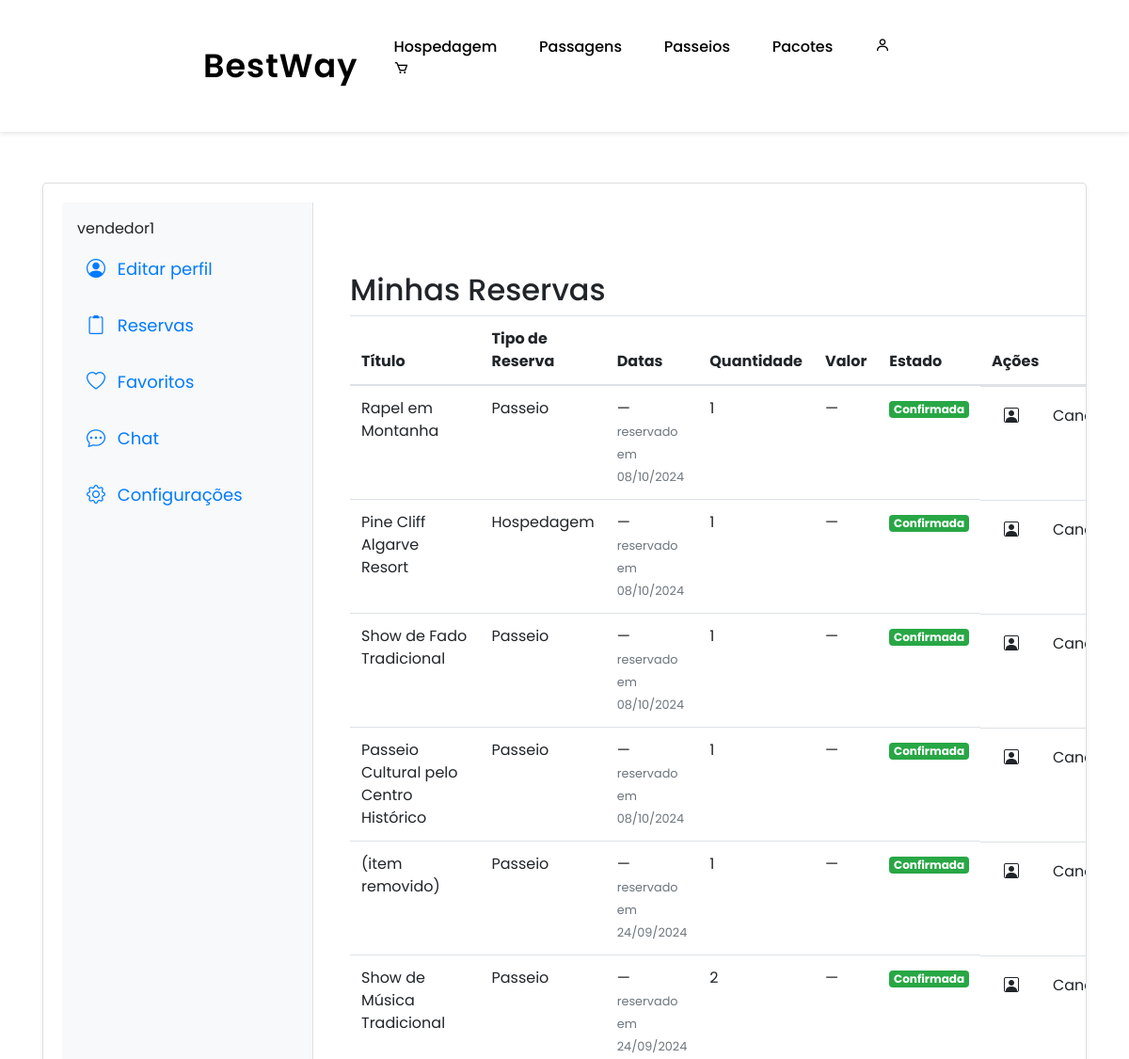
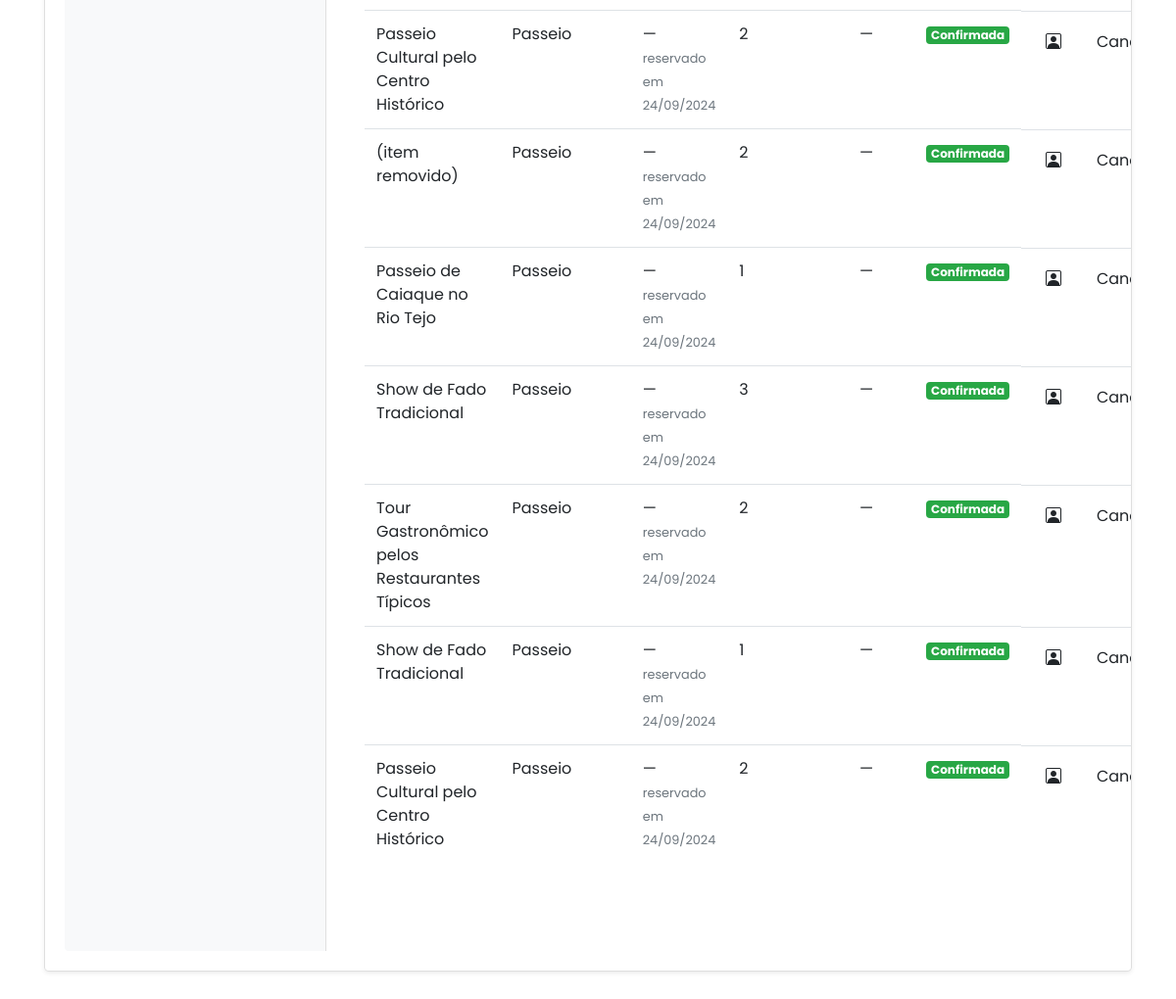
The page /public/reservas.php (signed in) on the database its author committed (2 pictures, top to bottom).
### tables this page shows
CREATE TABLE `t_user` (
  `id` int(11) NOT NULL,
  `nick` varchar(20) NOT NULL,
  `nome` varchar(100) NOT NULL,
  `email` varchar(50) NOT NULL,
  `nome_marca` varchar(150) NOT NULL DEFAULT '',
  `biografia` text DEFAULT NULL,
  `data_nasc` varchar(10) DEFAULT NULL,
  `pass` varchar(255) NOT NULL,
  `foto` varchar(50) DEFAULT NULL,
  `tipo_user` int(11) NOT NULL DEFAULT 0,
  `notificacoes_ofertas` tinyint(1) NOT NULL DEFAULT 1,
  `tipo_antes_bloqueio` int(11) DEFAULT NULL,
  `email_confirmado` tinyint(1) NOT NULL DEFAULT 0
);

CREATE TABLE `t_reservas` (
  `id` int(11) NOT NULL,
  `item_id` int(11) NOT NULL,
  `user_id` int(11) NOT NULL,
  `tipo_reserva` enum('atividade','voo','hospedagem','pacote') NOT NULL,
  `data_reserva` date NOT NULL,
  `quantidade` int(11) NOT NULL,
  `data_inicio` date DEFAULT NULL,
  `data_fim` date DEFAULT NULL,
  `preco_unitario` decimal(10,2) DEFAULT NULL,
  `preco_total` decimal(10,2) DEFAULT NULL,
  `estado` enum('confirmada','cancelada') NOT NULL DEFAULT 'confirmada'
);

### config/reservas.php (called while the page is built, shortened)
<?php
function reserva_sql_vendedor($r)
{
    return "CASE $r.tipo_reserva
        WHEN 'atividade' THEN (SELECT id_user FROM t_artigo WHERE id = $r.item_id)
        WHEN 'hospedagem' THEN (SELECT id_user FROM t_hospedagem WHERE id = $r.item_id)
        WHEN 'pacote' THEN (SELECT id_user FROM t_pacotes WHERE id = $r.item_id)
    END";
}
function reserva_sql_titulo($r)
{
    return "CASE $r.tipo_reserva
        WHEN 'atividade' THEN (SELECT titulo FROM t_artigo WHERE id = $r.item_id)
        WHEN 'hospedagem' THEN (SELECT nome FROM t_hospedagem WHERE id = $r.item_id)
        WHEN 'pacote' THEN (SELECT titulo FROM t_pacotes WHERE id = $r.item_id)
        WHEN 'voo' THEN (SELECT CONCAT(airline, ' ', flight_number) FROM t_voos WHERE id = $r.item_id)
    END";
}
function reserva_tipo_nome($tipo)
{
    return ['atividade' => 'Passeio', 'hospedagem' => 'Hospedagem', 'pacote' => 'Pacote', 'voo' => 'Voo'][$tipo] ?? $tipo;
}
function reserva_data($texto)
{
    $data = DateTimeImmutable::createFromFormat('!Y-m-d', $texto);
    return ($data && $data->format('Y-m-d') === $texto) ? $data : null;
}
function reserva_formatar_data($texto)
{
    $data = reserva_data($texto);
    return $data ? $data->format('d/m/Y') : '—';
}
function reserva_formatar_periodo($inicio, $fim)
{
    if (!$inicio) {
        return '—';
    }
    return $fim && $fim !== $inicio
        ? reserva_formatar_data($inicio) . ' a ' . reserva_formatar_data($fim)
        : reserva_formatar_data($inicio);
}
function reserva_formatar_preco($valor)
{
    return $valor === null ? '—' : number_format((float) $valor, 2, ',', '.') . ' €';
}

### public/reservas.php (the view, shortened to what this page needs)
<?php
include '../config/reservas.php';
$user_id = $_SESSION['id'];
$sql_user = "SELECT nome FROM t_user WHERE id = ?";
$stmt_user = $ligacao->prepare($sql_user);
$stmt_user->bind_param("i", $user_id);
$stmt_user->execute();
$result_user = $stmt_user->get_result();
$linha = $result_user->fetch_assoc();
$sql = "SELECT r.id, r.item_id, r.tipo_reserva, r.data_reserva, r.quantidade,
        r.data_inicio, r.data_fim, r.preco_total, r.estado,
        (r.estado = 'confirmada' AND (r.data_inicio IS NULL OR r.data_inicio > CURDATE())) AS pode_cancelar,
        " . reserva_sql_vendedor('r') . " AS vendedor_id,
        " . reserva_sql_titulo('r') . " AS titulo
        FROM t_reservas r
        WHERE r.user_id = ?
        ORDER BY r.data_reserva DESC, r.id DESC";
$stmt = $ligacao->prepare($sql);
$stmt->bind_param("i", $user_id);
$stmt->execute();
$result = $stmt->get_result();
?>
<!DOCTYPE html>
<html lang="pt">
<head>
    <link rel="stylesheet" href="../assets/css/style.css">
    <link rel="stylesheet" href="../assets/css/styleperfil.css">
    <link href="https://cdn.jsdelivr.net/npm/bootstrap-icons/font/bootstrap-icons.css" rel="stylesheet">
    <link href="https://cdn.jsdelivr.net/npm/bootstrap@4.5.0/dist/css/bootstrap.min.css" rel="stylesheet">
    <link rel="stylesheet" href="https://unpkg.com/boxicons@latest/css/boxicons.min.css">
</head>
<body>
<?php $cabecalho_escuro = true; include __DIR__ . '/../views/partials/header.php'; ?>
<br><br><br><br><br><br>
<div class="container light-style flex-grow-1 container-p-y">
    <div class="card shadow-sm rounded-lg">
        <div class="row no-gutters">
            <div class="col-md-3 p-3 bg-light rounded-left menu-container">
                <nav class="menu">
                    <?php echo htmlspecialchars($linha['nome']); ?>
                    <a class="menu-item" href="perfil.php#account-general"><i class="bi bi-person-circle"></i> Editar perfil</a>
                    <a class="menu-item" href="reservas.php"><i class="bi bi-clipboard2"></i> Reservas</a>
                    <a class="menu-item" href="favoritos.php"><i class="bi bi-heart"></i> Favoritos</a>
                    <a class="menu-item" href="chat.php"><i class="bi bi-chat-dots"></i> Chat</a>
                    <a class="menu-item" href="configuracoes.php"><i class="bi bi-gear"></i> Configurações</a>
                </nav>
            </div>
            <div class="col-md-9 p-4">
                <div class="container light-style">
                    <h2>Minhas Reservas</h2>
                    <?php if (isset($result) && $result->num_rows > 0): ?>
                        <table class="table table-hover">
                            <thead>
                                <tr>
                                    <th>Título</th>
                                    <th>Tipo de Reserva</th>
                                    <th>Datas</th>
                                    <th>Quantidade</th>
                                    <th>Valor</th>
                                    <th>Estado</th>
                                    <th>Ações</th>
                                </tr>
                            </thead>
                            <tbody>
                            <?php while ($row = $result->fetch_assoc()): ?>
                                <tr>
                                    <td><?php echo htmlspecialchars($row['titulo'] ?? '(item removido)'); ?></td>
                                    <td><?= htmlspecialchars(reserva_tipo_nome($row['tipo_reserva'])) ?></td>
                                    <td>
                                        <?= reserva_formatar_periodo($row['data_inicio'], $row['data_fim']) ?>
                                        <br><small class="text-muted">reservado em <?= reserva_formatar_data($row['data_reserva']) ?></small>
                                    </td>
                                    <td><?php echo htmlspecialchars($row['quantidade']); ?></td>
                                    <td><?= reserva_formatar_preco($row['preco_total']) ?></td>
                                    <td><?= $row['estado'] == 'cancelada' ? '<span class="badge badge-secondary">Cancelada</span>' : '<span class="badge badge-success">Confirmada</span>' ?></td>
                                    <td style="display: flex; gap: 10px;">
                                        <a href="perfil_vendedor.php?user_id=<?php echo (int) $row['vendedor_id']; ?>" class="btn "><i class="bi bi-person-square"></i></a>
                                        <?php if ($row['pode_cancelar']): ?>
                                        <button type="button" class="btn btn-delete" data-toggle="modal" data-target="#confirmDeleteModal" data-reserva-id="<?php echo $row['id']; ?>">
                                            Cancelar
                                        </button>
                                        <?php endif; ?>
                                    </td>
                                </tr>
                            <?php endwhile; ?>
                            </tbody>
                        </table>
                    <?php else: ?>
                        <p>Nenhuma reserva encontrada.</p>
                    <?php endif; ?>
                </div>
            </div>
        </div>
    </div>
</div>
</body>
</html>

### assets/css/style.css (style rules this page uses)
* { padding: 0; margin: 0; box-sizing: border-box; font-family: "Poppins", sans-serif; text-decoration: none; list-style: none; scroll-behavior: smooth; }
:root { --bg-color: #fff; --text-color: #221314; --second-color: #4169e1; --main-color: #6495ed; --big-font: 6rem; --h2-font: 3rem; --p-font: 1.1rem; }
body { background: var(--bg-color); color: var(--text-color); }
.btn { background: var(--main-color); color: white; padding: 12px 20px; border-radius: 5px; cursor: pointer; }
body { font-family: Arial, sans-serif; margin: 0; padding: 0; background-color: #f4f4f4; }
@media (max-width: 1400px) { :root { --big-font: 4.5rem; --h2-font: 2.3rem; --p-font: 1rem; transition: 0.2s; } }

### assets/css/styleperfil.css (style rules this page uses)
body { background-image: url('images/fundo.png'); background-size: cover; background-position: center; font-family: 'San Francisco', 'Helvetica Neue', Arial, sans-serif; margin-top: 30px; color: #333; }
.container { max-width: 300px; margin: 30px auto; padding: 20px; }
.card { background: #ffffff; box-shadow: 0 1px 3px rgba(0, 0, 0, 0.1); padding: 20px; margin-bottom: 20px; }
.btn { background: #007aff; color: #ffffff; padding: 10px 20px; border-radius: 50px; font-size: 14px; transition: background-color 0.3s ease, transform 0.3s ease; }
.card, .btn { border-radius: 12px; }

### public/reservas.php (style rules this page uses)
.menu-container { background-color: #f8f9fa; border-right: 1px solid #e0e0e0; }
.menu { display: flex; flex-direction: column; }
.menu-item { color: #007AFF; padding: 10px; margin: 5px 0; text-decoration: none; font-size: 18px; border-radius: 10px; transition: background-color 0.3s ease, transform 0.2s ease-in-out; }
.menu-item i { margin-right: 8px; font-size: 20px; }
.card { border-radius: 15px; overflow: hidden; }

### rows shown on the page
t_user: nome "vendedor1"
t_reservas: titulo "Rapel em Montanha", tipo_reserva "Passeio", reserva_formatar_periodo($row['data_inicio'], $row['data_fim']) "—", data_reserva "08/10/2024", quantidade "1", preco_total "—", estado "Confirmada"
t_reservas: titulo "Pine Cliff Algarve Resort", tipo_reserva "Hospedagem", reserva_formatar_periodo($row['data_inicio'], $row['data_fim']) "—", data_reserva "08/10/2024", quantidade "1", preco_total "—", estado "Confirmada"
t_reservas: titulo "Show de Fado Tradicional", tipo_reserva "Passeio", reserva_formatar_periodo($row['data_inicio'], $row['data_fim']) "—", data_reserva "08/10/2024", quantidade "1", preco_total "—", estado "Confirmada"
t_reservas: titulo "Passeio Cultural pelo Centro Histórico", tipo_reserva "Passeio", reserva_formatar_periodo($row['data_inicio'], $row['data_fim']) "—", data_reserva "08/10/2024", quantidade "1", preco_total "—", estado "Confirmada"
t_reservas: titulo "(item removido)", tipo_reserva "Passeio", reserva_formatar_periodo($row['data_inicio'], $row['data_fim']) "—", data_reserva "24/09/2024", quantidade "1", preco_total "—", estado "Confirmada"
t_reservas: titulo "Show de Música Tradicional", tipo_reserva "Passeio", reserva_formatar_periodo($row['data_inicio'], $row['data_fim']) "—", data_reserva "24/09/2024", quantidade "2", preco_total "—", estado "Confirmada"
t_reservas: titulo "Passeio Cultural pelo Centro Histórico", tipo_reserva "Passeio", reserva_formatar_periodo($row['data_inicio'], $row['data_fim']) "—", data_reserva "24/09/2024", quantidade "2", preco_total "—", estado "Confirmada"
t_reservas: titulo "(item removido)", tipo_reserva "Passeio", reserva_formatar_periodo($row['data_inicio'], $row['data_fim']) "—", data_reserva "24/09/2024", quantidade "2", preco_total "—", estado "Confirmada"
t_reservas: titulo "Passeio de Caiaque no Rio Tejo", tipo_reserva "Passeio", reserva_formatar_periodo($row['data_inicio'], $row['data_fim']) "—", data_reserva "24/09/2024", quantidade "1", preco_total "—", estado "Confirmada"
t_reservas: titulo "Show de Fado Tradicional", tipo_reserva "Passeio", reserva_formatar_periodo($row['data_inicio'], $row['data_fim']) "—", data_reserva "24/09/2024", quantidade "3", preco_total "—", estado "Confirmada"
t_reservas: titulo "Tour Gastronômico pelos Restaurantes Típicos", tipo_reserva "Passeio", reserva_formatar_periodo($row['data_inicio'], $row['data_fim']) "—", data_reserva "24/09/2024", quantidade "2", preco_total "—", estado "Confirmada"
t_reservas: titulo "Show de Fado Tradicional", tipo_reserva "Passeio", reserva_formatar_periodo($row['data_inicio'], $row['data_fim']) "—", data_reserva "24/09/2024", quantidade "1", preco_total "—", estado "Confirmada"
t_reservas: titulo "Passeio Cultural pelo Centro Histórico", tipo_reserva "Passeio", reserva_formatar_periodo($row['data_inicio'], $row['data_fim']) "—", data_reserva "24/09/2024", quantidade "2", preco_total "—", estado "Confirmada"
